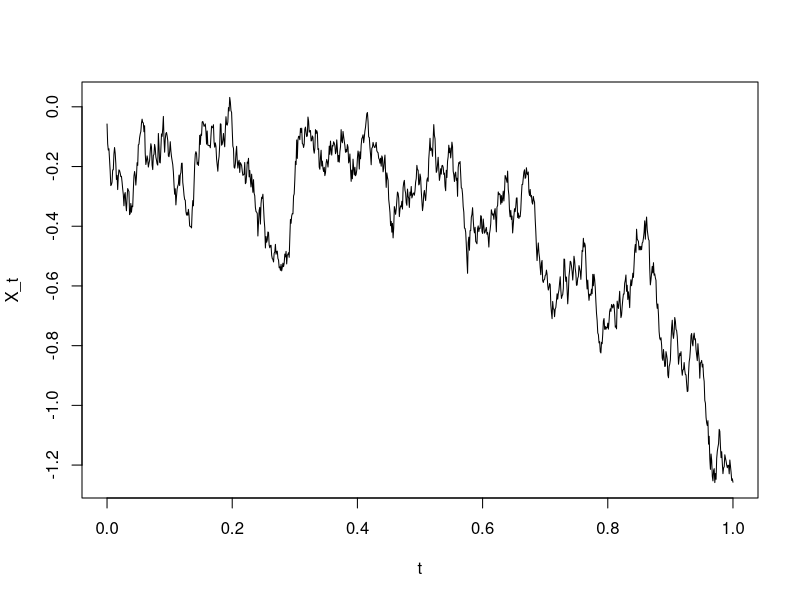
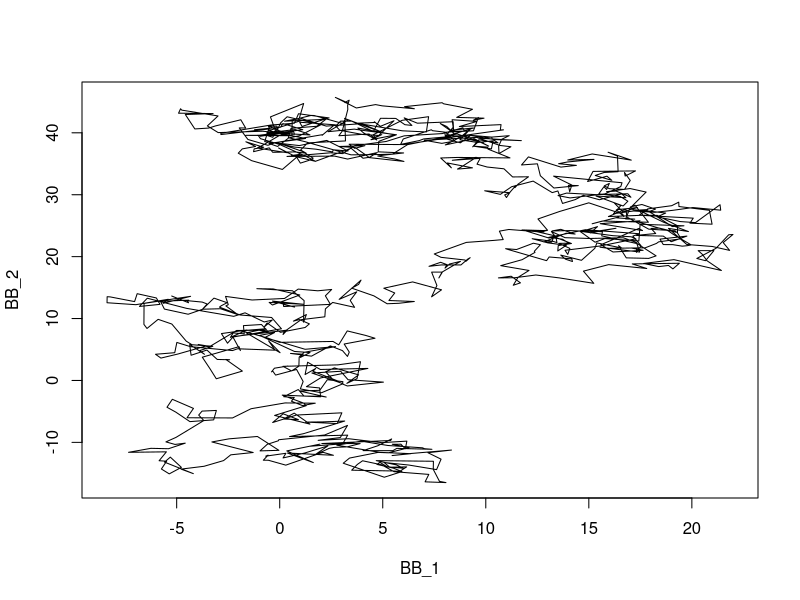
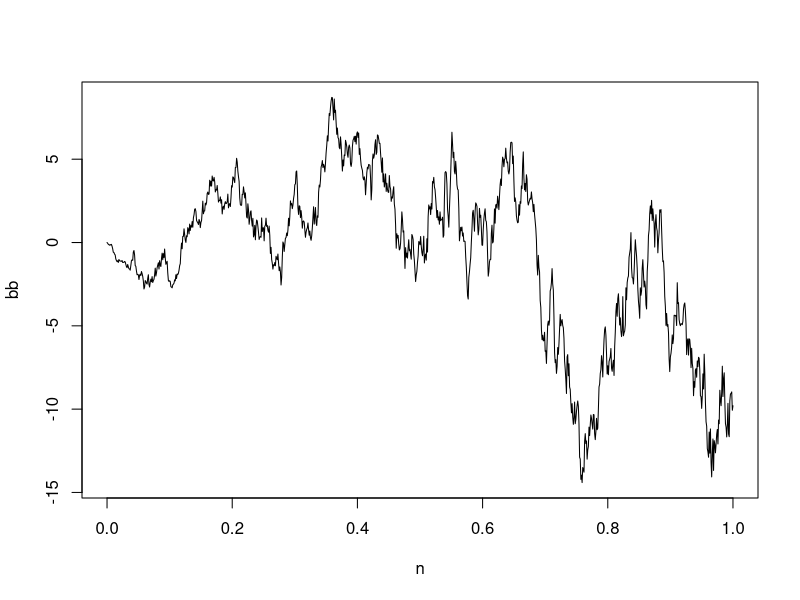
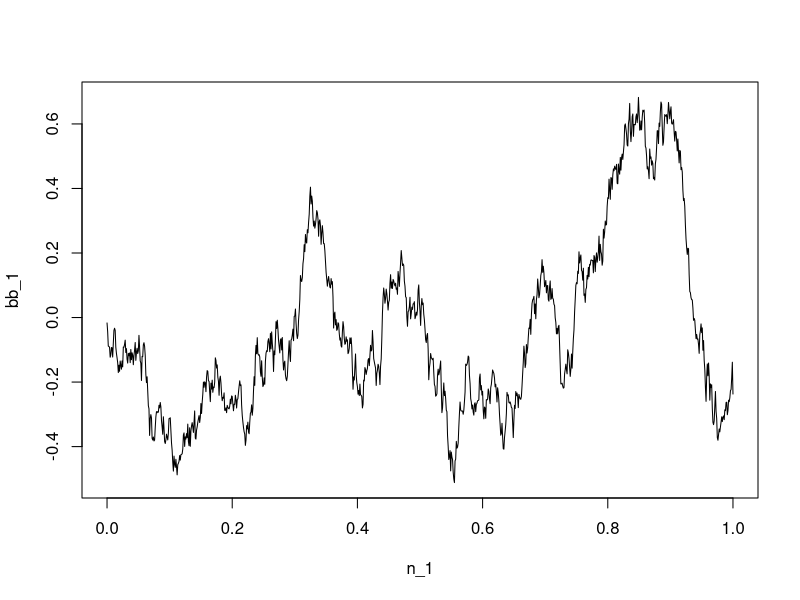
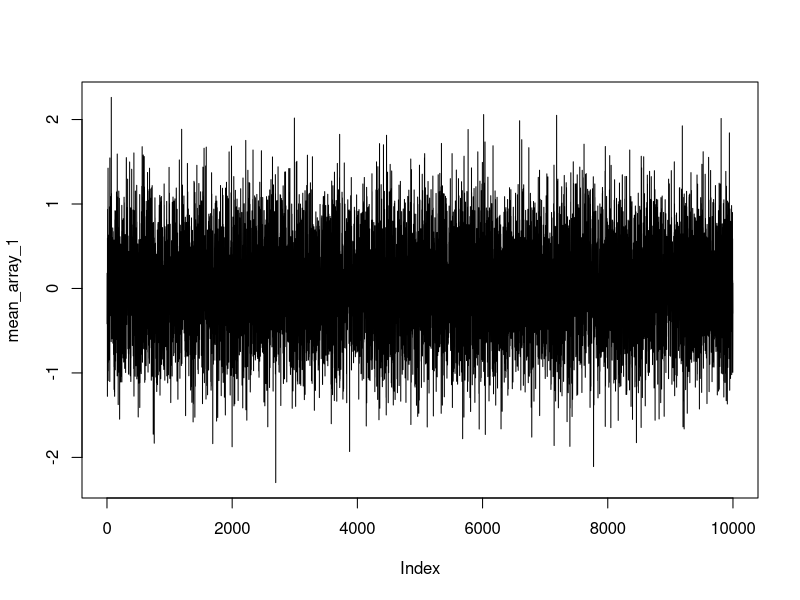
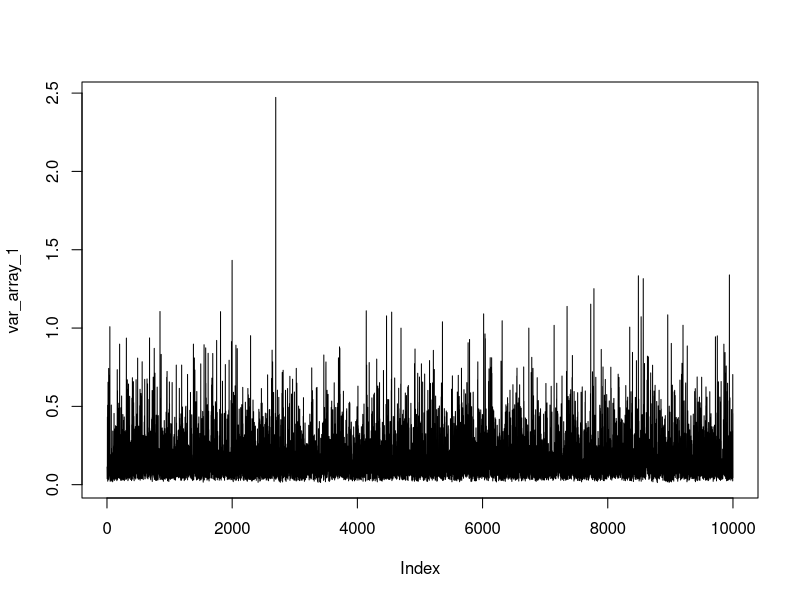

Generate these figures, in order, with R:

# simulation of BB with drift (according to Prof Hillebrand's lecture)

mu <- 0
delta <- 0.001
sigma <- 1
t <- seq(0, 1, delta)

B <- rnorm(length(t), 0, sqrt(delta)) # delta is varianz, but needs to be standard deviation

X <- mu * delta + sigma * B

X_t <- cumsum(X)

plot(t, X_t, type = 'l')

mean(X_t)
var(X_t)

mean_array <- vector('numeric')
var_array <- vector('numeric')

for (i in 1:10000) {
  
  mu <- 0
  delta <- 0.001
  sigma <- 1
  t <- seq(0, 1, delta)
  
  B <- rnorm(length(t), 0, sqrt(delta)) # delta is variance, but needs to be standard deviation
  
  X <- mu * delta + sigma * B
  
  X_t <- cumsum(X)
  
  mean_array[i] <- mean(X_t)
  var_array[i] <- var(X_t)
  
  
}

mean(mean_array)
mean(var_array)
median(var_array)


# 2 dimensional BB

t_2d <- seq(0, 1000, 1)

BB_1 <- cumsum(rnorm(length(t_2d), 0, 1))
BB_2 <- cumsum(rnorm(length(t_2d), 0, 1))

var(BB_1)
var(BB_2)

plot(BB_1, BB_2, type = 'l')


# increasing t
t <- 0.001
n <- seq(0, 1, t)
mu <- rep(0, length(n))

wn <- rnorm(length(n), mu, sqrt(n))

bb <- cumsum(wn)

mean(bb)
var(bb)

plot(n, bb, type = 'l')

# check mean and var over many iterations
?vector

mean_array <- vector('numeric')
var_array <- vector('numeric')

for (i in 1:10000) {
  
  wn <- rnorm(length(n), mu, sqrt(n))
  bb <- cumsum(wn)
  mean_array[i] <- mean(bb)
  var_array[i] <- var(bb)
  
  
}

# constant t
t_1 <- 0.001
n_1 <- seq(0, 1, t_1)
mu_1 <- rep(0, length(n_1))

wn_1 <- rnorm(length(n_1), mu_1, sqrt(t_1))

bb_1 <- cumsum(wn_1)

mean(bb_1)
var(bb_1)

plot(n_1, bb_1, type = 'l')

# check mean and var over many iterations
?vector

mean_array_1 <- vector('numeric')
var_array_1 <- vector('numeric')

for (i in 1:10000) {
  
  wn_1 <- rnorm(length(n_1), mu_1, sqrt(t_1))
  bb_1 <- cumsum(wn_1)
  mean_array_1[i] <- mean(bb_1)
  var_array_1[i] <- var(bb_1)
  
  
}

mean(mean_array_1)
mean(var_array_1)
median(var_array_1)
?var
plot(mean_array_1, type = 'l')
plot(var_array_1, type = 'l')
